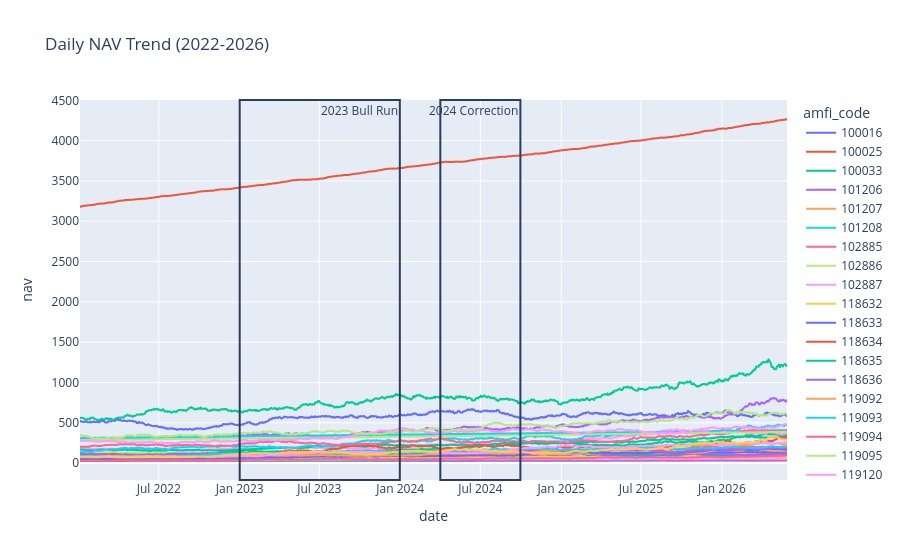

Here is the notebook cell this chart was saved with:
### Code cell
nav['date'] = pd.to_datetime(nav['date'])

fig = px.line(
    nav,
    x='date',
    y='nav',
    color='amfi_code',
    title='Daily NAV Trend (2022-2026)'
)

fig.add_vrect(
    x0="2023-01-01",
    x1="2023-12-31",
    annotation_text="2023 Bull Run"
)

fig.add_vrect(
    x0="2024-04-01",
    x1="2024-09-30",
    annotation_text="2024 Correction"
)

fig.show()

### Figure 1 — Plotly figure (JSON) as saved in the notebook; plotly's stock layout.template omitted (floating-point values rounded to 4 significant figures; data arrays with more than 128 entries replaced by an {"elided": "..."} marker saying what was removed)
{"data": [{"hovertemplate": "amfi_code=100016<br>date=%{x}<br>nav=%{y}<extra></extra>", "legendgroup": "100016", "line": {"color": "#636efa", "dash": "solid"}, "marker": {"symbol": "circle"}, "mode": "lines", "name": "100016", "showlegend": true, "type": "scattergl", "x": {"elided": "1150 str values"}, "xaxis": "x", "y": {"elided": "1150 float values"}, "yaxis": "y"}, {"hovertemplate": "amfi_code=100025<br>date=%{x}<br>nav=%{y}<extra></extra>", "legendgroup": "100025", "line": {"color": "#EF553B", "dash": "solid"}, "marker": {"symbol": "circle"}, "mode": "lines", "name": "100025", "showlegend": true, "type": "scattergl", "x": {"elided": "1150 str values"}, "xaxis": "x", "y": {"elided": "1150 float values"}, "yaxis": "y"}, {"hovertemplate": "amfi_code=100033<br>date=%{x}<br>nav=%{y}<extra></extra>", "legendgroup": "100033", "line": {"color": "#00cc96", "dash": "solid"}, "marker": {"symbol": "circle"}, "mode": "lines", "name": "100033", "showlegend": true, "type": "scattergl", "x": {"elided": "1150 str values"}, "xaxis": "x", "y": {"elided": "1150 float values"}, "yaxis": "y"}, {"hovertemplate": "amfi_code=101206<br>date=%{x}<br>nav=%{y}<extra></extra>", "legendgroup": "101206", "line": {"color": "#ab63fa", "dash": "solid"}, "marker": {"symbol": "circle"}, "mode": "lines", "name": "101206", "showlegend": true, "type": "scattergl", "x": {"elided": "1150 str values"}, "xaxis": "x", "y": {"elided": "1150 float values"}, "yaxis": "y"}, {"hovertemplate": "amfi_code=101207<br>date=%{x}<br>nav=%{y}<extra></extra>", "legendgroup": "101207", "line": {"color": "#FFA15A", "dash": "solid"}, "marker": {"symbol": "circle"}, "mode": "lines", "name": "101207", "showlegend": true, "type": "scattergl", "x": {"elided": "1150 str values"}, "xaxis": "x", "y": {"elided": "1150 float values"}, "yaxis": "y"}, {"hovertemplate": "amfi_code=101208<br>date=%{x}<br>nav=%{y}<extra></extra>", "legendgroup": "101208", "line": {"color": "#19d3f3", "dash": "solid"}, "marker": {"symbol": "circle"}, "mode": "lines", "name": "101208", "showlegend": true, "type": "scattergl", "x": {"elided": "1150 str values"}, "xaxis": "x", "y": {"elided": "1150 float values"}, "yaxis": "y"}, {"hovertemplate": "amfi_code=102885<br>date=%{x}<br>nav=%{y}<extra></extra>", "legendgroup": "102885", "line": {"color": "#FF6692", "dash": "solid"}, "marker": {"symbol": "circle"}, "mode": "lines", "name": "102885", "showlegend": true, "type": "scattergl", "x": {"elided": "1150 str values"}, "xaxis": "x", "y": {"elided": "1150 float values"}, "yaxis": "y"}, {"hovertemplate": "amfi_code=102886<br>date=%{x}<br>nav=%{y}<extra></extra>", "legendgroup": "102886", "line": {"color": "#B6E880", "dash": "solid"}, "marker": {"symbol": "circle"}, "mode": "lines", "name": "102886", "showlegend": true, "type": "scattergl", "x": {"elided": "1150 str values"}, "xaxis": "x", "y": {"elided": "1150 float values"}, "yaxis": "y"}, {"hovertemplate": "amfi_code=102887<br>date=%{x}<br>nav=%{y}<extra></extra>", "legendgroup": "102887", "line": {"color": "#FF97FF", "dash": "solid"}, "marker": {"symbol": "circle"}, "mode": "lines", "name": "102887", "showlegend": true, "type": "scattergl", "x": {"elided": "1150 str values"}, "xaxis": "x", "y": {"elided": "1150 float values"}, "yaxis": "y"}, {"hovertemplate": "amfi_code=118632<br>date=%{x}<br>nav=%{y}<extra></extra>", "legendgroup": "118632", "line": {"color": "#FECB52", "dash": "solid"}, "marker": {"symbol": "circle"}, "mode": "lines", "name": "118632", "showlegend": true, "type": "scattergl", "x": {"elided": "1150 str values"}, "xaxis": "x", "y": {"elided": "1150 float values"}, "yaxis": "y"}, {"hovertemplate": "amfi_code=118633<br>date=%{x}<br>nav=%{y}<extra></extra>", "legendgroup": "118633", "line": {"color": "#636efa", "dash": "solid"}, "marker": {"symbol": "circle"}, "mode": "lines", "name": "118633", "showlegend": true, "type": "scattergl", "x": {"elided": "1150 str values"}, "xaxis": "x", "y": {"elided": "1150 float values"}, "yaxis": "y"}, {"hovertemplate": "amfi_code=118634<br>date=%{x}<br>nav=%{y}<extra></extra>", "legendgroup": "118634", "line": {"color": "#EF553B", "dash": "solid"}, "marker": {"symbol": "circle"}, "mode": "lines", "name": "118634", "showlegend": true, "type": "scattergl", "x": {"elided": "1150 str values"}, "xaxis": "x", "y": {"elided": "1150 float values"}, "yaxis": "y"}, {"hovertemplate": "amfi_code=118635<br>date=%{x}<br>nav=%{y}<extra></extra>", "legendgroup": "118635", "line": {"color": "#00cc96", "dash": "solid"}, "marker": {"symbol": "circle"}, "mode": "lines", "name": "118635", "showlegend": true, "type": "scattergl", "x": {"elided": "1150 str values"}, "xaxis": "x", "y": {"elided": "1150 float values"}, "yaxis": "y"}, {"hovertemplate": "amfi_code=118636<br>date=%{x}<br>nav=%{y}<extra></extra>", "legendgroup": "118636", "line": {"color": "#ab63fa", "dash": "solid"}, "marker": {"symbol": "circle"}, "mode": "lines", "name": "118636", "showlegend": true, "type": "scattergl", "x": {"elided": "1150 str values"}, "xaxis": "x", "y": {"elided": "1150 float values"}, "yaxis": "y"}, {"hovertemplate": "amfi_code=119092<br>date=%{x}<br>nav=%{y}<extra></extra>", "legendgroup": "119092", "line": {"color": "#FFA15A", "dash": "solid"}, "marker": {"symbol": "circle"}, "mode": "lines", "name": "119092", "showlegend": true, "type": "scattergl", "x": {"elided": "1150 str values"}, "xaxis": "x", "y": {"elided": "1150 float values"}, "yaxis": "y"}, {"hovertemplate": "amfi_code=119093<br>date=%{x}<br>nav=%{y}<extra></extra>", "legendgroup": "119093", "line": {"color": "#19d3f3", "dash": "solid"}, "marker": {"symbol": "circle"}, "mode": "lines", "name": "119093", "showlegend": true, "type": "scattergl", "x": {"elided": "1150 str values"}, "xaxis": "x", "y": {"elided": "1150 float values"}, "yaxis": "y"}, {"hovertemplate": "amfi_code=119094<br>date=%{x}<br>nav=%{y}<extra></extra>", "legendgroup": "119094", "line": {"color": "#FF6692", "dash": "solid"}, "marker": {"symbol": "circle"}, "mode": "lines", "name": "119094", "showlegend": true, "type": "scattergl", "x": {"elided": "1150 str values"}, "xaxis": "x", "y": {"elided": "1150 float values"}, "yaxis": "y"}, {"hovertemplate": "amfi_code=119095<br>date=%{x}<br>nav=%{y}<extra></extra>", "legendgroup": "119095", "line": {"color": "#B6E880", "dash": "solid"}, "marker": {"symbol": "circle"}, "mode": "lines", "name": "119095", "showlegend": true, "type": "scattergl", "x": {"elided": "1150 str values"}, "xaxis": "x", "y": {"elided": "1150 float values"}, "yaxis": "y"}, {"hovertemplate": "amfi_code=119120<br>date=%{x}<br>nav=%{y}<extra></extra>", "legendgroup": "119120", "line": {"color": "#FF97FF", "dash": "solid"}, "marker": {"symbol": "circle"}, "mode": "lines", "name": "119120", "showlegend": true, "type": "scattergl", "x": {"elided": "1150 str values"}, "xaxis": "x", "y": {"elided": "1150 float values"}, "yaxis": "y"}, {"hovertemplate": "amfi_code=119551<br>date=%{x}<br>nav=%{y}<extra></extra>", "legendgroup": "119551", "line": {"color": "#FECB52", "dash": "solid"}, "marker": {"symbol": "circle"}, "mode": "lines", "name": "119551", "showlegend": true, "type": "scattergl", "x": {"elided": "1150 str values"}, "xaxis": "x", "y": {"elided": "1150 float values"}, "yaxis": "y"}, {"hovertemplate": "amfi_code=119552<br>date=%{x}<br>nav=%{y}<extra></extra>", "legendgroup": "119552", "line": {"color": "#636efa", "dash": "solid"}, "marker": {"symbol": "circle"}, "mode": "lines", "name": "119552", "showlegend": true, "type": "scattergl", "x": {"elided": "1150 str values"}, "xaxis": "x", "y": {"elided": "1150 float values"}, "yaxis": "y"}, {"hovertemplate": "amfi_code=119598<br>date=%{x}<br>nav=%{y}<extra></extra>", "legendgroup": "119598", "line": {"color": "#EF553B", "dash": "solid"}, "marker": {"symbol": "circle"}, "mode": "lines", "name": "119598", "showlegend": true, "type": "scattergl", "x": {"elided": "1150 str values"}, "xaxis": "x", "y": {"elided": "1150 float values"}, "yaxis": "y"}, {"hovertemplate": "amfi_code=119599<br>date=%{x}<br>nav=%{y}<extra></extra>", "legendgroup": "119599", "line": {"color": "#00cc96", "dash": "solid"}, "marker": {"symbol": "circle"}, "mode": "lines", "name": "119599", "showlegend": true, "type": "scattergl", "x": {"elided": "1150 str values"}, "xaxis": "x", "y": {"elided": "1150 float values"}, "yaxis": "y"}, {"hovertemplate": "amfi_code=120503<br>date=%{x}<br>nav=%{y}<extra></extra>", "legendgroup": "120503", "line": {"color": "#ab63fa", "dash": "solid"}, "marker": {"symbol": "circle"}, "mode": "lines", "name": "120503", "showlegend": true, "type": "scattergl", "x": {"elided": "1150 str values"}, "xaxis": "x", "y": {"elided": "1150 float values"}, "yaxis": "y"}, {"hovertemplate": "amfi_code=120504<br>date=%{x}<br>nav=%{y}<extra></extra>", "legendgroup": "120504", "line": {"color": "#FFA15A", "dash": "solid"}, "marker": {"symbol": "circle"}, "mode": "lines", "name": "120504", "showlegend": true, "type": "scattergl", "x": {"elided": "1150 str values"}, "xaxis": "x", "y": {"elided": "1150 float values"}, "yaxis": "y"}, {"hovertemplate": "amfi_code=120505<br>date=%{x}<br>nav=%{y}<extra></extra>", "legendgroup": "120505", "line": {"color": "#19d3f3", "dash": "solid"}, "marker": {"symbol": "circle"}, "mode": "lines", "name": "120505", "showlegend": true, "type": "scattergl", "x": {"elided": "1150 str values"}, "xaxis": "x", "y": {"elided": "1150 float values"}, "yaxis": "y"}, {"hovertemplate": "amfi_code=120506<br>date=%{x}<br>nav=%{y}<extra></extra>", "legendgroup": "120506", "line": {"color": "#FF6692", "dash": "solid"}, "marker": {"symbol": "circle"}, "mode": "lines", "name": "120506", "showlegend": true, "type": "scattergl", "x": {"elided": "1150 str values"}, "xaxis": "x", "y": {"elided": "1150 float values"}, "yaxis": "y"}, {"hovertemplate": "amfi_code=120507<br>date=%{x}<br>nav=%{y}<extra></extra>", "legendgroup": "120507", "line": {"color": "#B6E880", "dash": "solid"}, "marker": {"symbol": "circle"}, "mode": "lines", "name": "120507", "showlegend": true, "type": "scattergl", "x": {"elided": "1150 str values"}, "xaxis": "x", "y": {"elided": "1150 float values"}, "yaxis": "y"}, {"hovertemplate": "amfi_code=120841<br>date=%{x}<br>nav=%{y}<extra></extra>", "legendgroup": "120841", "line": {"color": "#FF97FF", "dash": "solid"}, "marker": {"symbol": "circle"}, "mode": "lines", "name": "120841", "showlegend": true, "type": "scattergl", "x": {"elided": "1150 str values"}, "xaxis": "x", "y": {"elided": "1150 float values"}, "yaxis": "y"}, {"hovertemplate": "amfi_code=120842<br>date=%{x}<br>nav=%{y}<extra></extra>", "legendgroup": "120842", "line": {"color": "#FECB52", "dash": "solid"}, "marker": {"symbol": "circle"}, "mode": "lines", "name": "120842", "showlegend": true, "type": "scattergl", "x": {"elided": "1150 str values"}, "xaxis": "x", "y": {"elided": "1150 float values"}, "yaxis": "y"}, {"hovertemplate": "amfi_code=120843<br>date=%{x}<br>nav=%{y}<extra></extra>", "legendgroup": "120843", "line": {"color": "#636efa", "dash": "solid"}, "marker": {"symbol": "circle"}, "mode": "lines", "name": "120843", "showlegend": true, "type": "scattergl", "x": {"elided": "1150 str values"}, "xaxis": "x", "y": {"elided": "1150 float values"}, "yaxis": "y"}, {"hovertemplate": "amfi_code=120844<br>date=%{x}<br>nav=%{y}<extra></extra>", "legendgroup": "120844", "line": {"color": "#EF553B", "dash": "solid"}, "marker": {"symbol": "circle"}, "mode": "lines", "name": "120844", "showlegend": true, "type": "scattergl", "x": {"elided": "1150 str values"}, "xaxis": "x", "y": {"elided": "1150 float values"}, "yaxis": "y"}, {"hovertemplate": "amfi_code=125497<br>date=%{x}<br>nav=%{y}<extra></extra>", "legendgroup": "125497", "line": {"color": "#00cc96", "dash": "solid"}, "marker": {"symbol": "circle"}, "mode": "lines", "name": "125497", "showlegend": true, "type": "scattergl", "x": {"elided": "1150 str values"}, "xaxis": "x", "y": {"elided": "1150 float values"}, "yaxis": "y"}, {"hovertemplate": "amfi_code=125498<br>date=%{x}<br>nav=%{y}<extra></extra>", "legendgroup": "125498", "line": {"color": "#ab63fa", "dash": "solid"}, "marker": {"symbol": "circle"}, "mode": "lines", "name": "125498", "showlegend": true, "type": "scattergl", "x": {"elided": "1150 str values"}, "xaxis": "x", "y": {"elided": "1150 float values"}, "yaxis": "y"}, {"hovertemplate": "amfi_code=148567<br>date=%{x}<br>nav=%{y}<extra></extra>", "legendgroup": "148567", "line": {"color": "#FFA15A", "dash": "solid"}, "marker": {"symbol": "circle"}, "mode": "lines", "name": "148567", "showlegend": true, "type": "scattergl", "x": {"elided": "1150 str values"}, "xaxis": "x", "y": {"elided": "1150 float values"}, "yaxis": "y"}, {"hovertemplate": "amfi_code=148568<br>date=%{x}<br>nav=%{y}<extra></extra>", "legendgroup": "148568", "line": {"color": "#19d3f3", "dash": "solid"}, "marker": {"symbol": "circle"}, "mode": "lines", "name": "148568", "showlegend": true, "type": "scattergl", "x": {"elided": "1150 str values"}, "xaxis": "x", "y": {"elided": "1150 float values"}, "yaxis": "y"}, {"hovertemplate": "amfi_code=148569<br>date=%{x}<br>nav=%{y}<extra></extra>", "legendgroup": "148569", "line": {"color": "#FF6692", "dash": "solid"}, "marker": {"symbol": "circle"}, "mode": "lines", "name": "148569", "showlegend": true, "type": "scattergl", "x": {"elided": "1150 str values"}, "xaxis": "x", "y": {"elided": "1150 float values"}, "yaxis": "y"}, {"hovertemplate": "amfi_code=149322<br>date=%{x}<br>nav=%{y}<extra></extra>", "legendgroup": "149322", "line": {"color": "#B6E880", "dash": "solid"}, "marker": {"symbol": "circle"}, "mode": "lines", "name": "149322", "showlegend": true, "type": "scattergl", "x": {"elided": "1150 str values"}, "xaxis": "x", "y": {"elided": "1150 float values"}, "yaxis": "y"}, {"hovertemplate": "amfi_code=149323<br>date=%{x}<br>nav=%{y}<extra></extra>", "legendgroup": "149323", "line": {"color": "#FF97FF", "dash": "solid"}, "marker": {"symbol": "circle"}, "mode": "lines", "name": "149323", "showlegend": true, "type": "scattergl", "x": {"elided": "1150 str values"}, "xaxis": "x", "y": {"elided": "1150 float values"}, "yaxis": "y"}, {"hovertemplate": "amfi_code=149324<br>date=%{x}<br>nav=%{y}<extra></extra>", "legendgroup": "149324", "line": {"color": "#FECB52", "dash": "solid"}, "marker": {"symbol": "circle"}, "mode": "lines", "name": "149324", "showlegend": true, "type": "scattergl", "x": {"elided": "1150 str values"}, "xaxis": "x", "y": {"elided": "1150 float values"}, "yaxis": "y"}], "layout": {"annotations": [{"showarrow": false, "text": "2023 Bull Run", "x": "2023-12-31", "xanchor": "right", "xref": "x", "y": 1, "yanchor": "top", "yref": "y domain"}, {"showarrow": false, "text": "2024 Correction", "x": "2024-09-30", "xanchor": "right", "xref": "x", "y": 1, "yanchor": "top", "yref": "y domain"}], "legend": {"title": {"text": "amfi_code"}, "tracegroupgap": 0}, "shapes": [{"type": "rect", "x0": "2023-01-01", "x1": "2023-12-31", "xref": "x", "y0": 0, "y1": 1, "yref": "y domain"}, {"type": "rect", "x0": "2024-04-01", "x1": "2024-09-30", "xref": "x", "y0": 0, "y1": 1, "yref": "y domain"}], "title": {"text": "Daily NAV Trend (2022-2026)"}, "xaxis": {"anchor": "y", "domain": [0, 1], "title": {"text": "date"}}, "yaxis": {"anchor": "x", "domain": [0, 1], "title": {"text": "nav"}}}}
